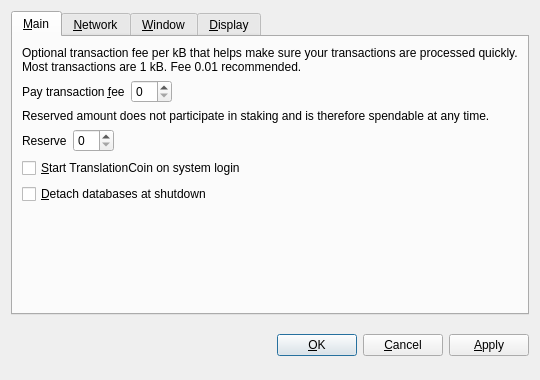
<?xml version="1.0" encoding="UTF-8"?>
<ui version="4.0">
 <class>OptionsDialog</class>
 <widget class="QDialog" name="OptionsDialog">
  <property name="geometry">
   <rect>
    <x>0</x>
    <y>0</y>
    <width>540</width>
    <height>380</height>
   </rect>
  </property>
  <property name="windowTitle">
   <string>Options</string>
  </property>
  <property name="modal">
   <bool>true</bool>
  </property>
  <layout class="QVBoxLayout" name="verticalLayout">
   <item>
    <widget class="QTabWidget" name="tabWidget">
     <property name="tabPosition">
      <enum>QTabWidget::North</enum>
     </property>
     <property name="currentIndex">
      <number>0</number>
     </property>
     <widget class="QWidget" name="tabMain">
      <attribute name="title">
       <string>&amp;Main</string>
      </attribute>
      <layout class="QVBoxLayout" name="verticalLayout_Main">
       <item>
        <widget class="QLabel" name="transactionFeeInfoLabel">
         <property name="text">
          <string>Optional transaction fee per kB that helps make sure your transactions are processed quickly. Most transactions are 1 kB. Fee 0.01 recommended.</string>
         </property>
         <property name="textFormat">
          <enum>Qt::PlainText</enum>
         </property>
         <property name="wordWrap">
          <bool>true</bool>
         </property>
        </widget>
       </item>
       <item>
        <layout class="QHBoxLayout" name="horizontalLayoutFee">
         <item>
          <widget class="QLabel" name="transactionFeeLabel">
           <property name="text">
            <string>Pay transaction &amp;fee</string>
           </property>
           <property name="textFormat">
            <enum>Qt::PlainText</enum>
           </property>
           <property name="buddy">
            <cstring>transactionFee</cstring>
           </property>
          </widget>
         </item>
         <item>
          <widget class="BitcoinAmountField" name="transactionFee"/>
         </item>
         <item>
          <spacer name="horizontalSpacerFee">
           <property name="orientation">
            <enum>Qt::Horizontal</enum>
           </property>
           <property name="sizeHint" stdset="0">
            <size>
             <width>40</width>
             <height>20</height>
            </size>
           </property>
          </spacer>
         </item>
        </layout>
       </item>
       <item>
        <widget class="QLabel" name="reserveBalanceInfoLabel">
         <property name="text">
          <string>Reserved amount does not participate in staking and is therefore spendable at any time.</string>
         </property>
         <property name="textFormat">
          <enum>Qt::PlainText</enum>
         </property>
         <property name="wordWrap">
          <bool>true</bool>
         </property>
        </widget>
       </item>
       <item>
        <layout class="QHBoxLayout" name="horizontalLayoutReserveBalance">
         <item>
          <widget class="QLabel" name="reserveBalanceLabel">
           <property name="text">
            <string>Reserve</string>
           </property>
           <property name="textFormat">
            <enum>Qt::PlainText</enum>
           </property>
           <property name="buddy">
            <cstring>reserveBalance</cstring>
           </property>
          </widget>
         </item>
         <item>
          <widget class="BitcoinAmountField" name="reserveBalance"/>
         </item>
         <item>
          <spacer name="horizontalSpacerReserveBalance">
           <property name="orientation">
            <enum>Qt::Horizontal</enum>
           </property>
           <property name="sizeHint" stdset="0">
            <size>
             <width>40</width>
             <height>20</height>
            </size>
           </property>
          </spacer>
         </item>
        </layout>
       </item>
       <item>
        <widget class="QCheckBox" name="bitcoinAtStartup">
         <property name="toolTip">
          <string>Automatically start TranslationCoin after logging in to the system.</string>
         </property>
         <property name="text">
          <string>&amp;Start TranslationCoin on system login</string>
         </property>
        </widget>
       </item>
       <item>
        <widget class="QCheckBox" name="detachDatabases">
         <property name="toolTip">
          <string>Detach block and address databases at shutdown. This means they can be moved to another data directory, but it slows down shutdown. The wallet is always detached.</string>
         </property>
         <property name="text">
          <string>&amp;Detach databases at shutdown</string>
         </property>
        </widget>
       </item>
       <item>
        <spacer name="verticalSpacer_Main">
         <property name="orientation">
          <enum>Qt::Vertical</enum>
         </property>
         <property name="sizeHint" stdset="0">
          <size>
           <width>20</width>
           <height>40</height>
          </size>
         </property>
        </spacer>
       </item>
      </layout>
     </widget>
     <widget class="QWidget" name="tabNetwork">
      <attribute name="title">
       <string>&amp;Network</string>
      </attribute>
      <layout class="QVBoxLayout" name="verticalLayout_Network">
       <item>
        <widget class="QCheckBox" name="mapPortUpnp">
         <property name="toolTip">
          <string>Automatically open the TranslationCoin client port on the router. This only works when your router supports UPnP and it is enabled.</string>
         </property>
         <property name="text">
          <string>Map port using &amp;UPnP</string>
         </property>
        </widget>
       </item>
       <item>
        <widget class="QCheckBox" name="connectSocks">
         <property name="toolTip">
          <string>Connect to the TranslationCoin network through a SOCKS proxy (e.g. when connecting through Tor).</string>
         </property>
         <property name="text">
          <string>&amp;Connect through SOCKS proxy:</string>
         </property>
        </widget>
       </item>
       <item>
        <layout class="QHBoxLayout" name="horizontalLayout_Network">
         <item>
          <widget class="QLabel" name="proxyIpLabel">
           <property name="text">
            <string>Proxy &amp;IP:</string>
           </property>
           <property name="textFormat">
            <enum>Qt::PlainText</enum>
           </property>
           <property name="buddy">
            <cstring>proxyIp</cstring>
           </property>
          </widget>
         </item>
         <item>
          <widget class="QValidatedLineEdit" name="proxyIp">
           <property name="maximumSize">
            <size>
             <width>140</width>
             <height>16777215</height>
            </size>
           </property>
           <property name="toolTip">
            <string>IP address of the proxy (e.g. 127.0.0.1)</string>
           </property>
          </widget>
         </item>
         <item>
          <widget class="QLabel" name="proxyPortLabel">
           <property name="text">
            <string>&amp;Port:</string>
           </property>
           <property name="textFormat">
            <enum>Qt::PlainText</enum>
           </property>
           <property name="buddy">
            <cstring>proxyPort</cstring>
           </property>
          </widget>
         </item>
         <item>
          <widget class="QLineEdit" name="proxyPort">
           <property name="maximumSize">
            <size>
             <width>55</width>
             <height>16777215</height>
            </size>
           </property>
           <property name="toolTip">
            <string>Port of the proxy (e.g. 9050)</string>
           </property>
          </widget>
         </item>
         <item>
          <widget class="QLabel" name="socksVersionLabel">
           <property name="text">
            <string>SOCKS &amp;Version:</string>
           </property>
           <property name="textFormat">
            <enum>Qt::PlainText</enum>
           </property>
           <property name="buddy">
            <cstring>socksVersion</cstring>
           </property>
          </widget>
         </item>
         <item>
          <widget class="QValueComboBox" name="socksVersion">
           <property name="toolTip">
            <string>SOCKS version of the proxy (e.g. 5)</string>
           </property>
          </widget>
         </item>
         <item>
          <spacer name="horizontalSpacer_Network">
           <property name="orientation">
            <enum>Qt::Horizontal</enum>
           </property>
           <property name="sizeHint" stdset="0">
            <size>
             <width>40</width>
             <height>20</height>
            </size>
           </property>
          </spacer>
         </item>
        </layout>
       </item>
       <item>
        <spacer name="verticalSpacer_Network">
         <property name="orientation">
          <enum>Qt::Vertical</enum>
         </property>
         <property name="sizeHint" stdset="0">
          <size>
           <width>20</width>
           <height>40</height>
          </size>
         </property>
        </spacer>
       </item>
      </layout>
     </widget>
     <widget class="QWidget" name="tabWindow">
      <attribute name="title">
       <string>&amp;Window</string>
      </attribute>
      <layout class="QVBoxLayout" name="verticalLayout_Window">
       <item>
        <widget class="QCheckBox" name="minimizeToTray">
         <property name="toolTip">
          <string>Show only a tray icon after minimizing the window.</string>
         </property>
         <property name="text">
          <string>&amp;Minimize to the tray instead of the taskbar</string>
         </property>
        </widget>
       </item>
       <item>
        <widget class="QCheckBox" name="minimizeOnClose">
         <property name="toolTip">
          <string>Minimize instead of exit the application when the window is closed. When this option is enabled, the application will be closed only after selecting Quit in the menu.</string>
         </property>
         <property name="text">
          <string>M&amp;inimize on close</string>
         </property>
        </widget>
       </item>
       <item>
        <spacer name="verticalSpacer_Window">
         <property name="orientation">
          <enum>Qt::Vertical</enum>
         </property>
         <property name="sizeHint" stdset="0">
          <size>
           <width>20</width>
           <height>40</height>
          </size>
         </property>
        </spacer>
       </item>
      </layout>
     </widget>
     <widget class="QWidget" name="tabDisplay">
      <attribute name="title">
       <string>&amp;Display</string>
      </attribute>
      <layout class="QVBoxLayout" name="verticalLayout_Display">
       <item>
        <layout class="QHBoxLayout" name="horizontalLayout_1_Display">
         <item>
          <widget class="QLabel" name="langLabel">
           <property name="text">
            <string>User Interface &amp;language:</string>
           </property>
           <property name="textFormat">
            <enum>Qt::PlainText</enum>
           </property>
           <property name="buddy">
            <cstring>lang</cstring>
           </property>
          </widget>
         </item>
         <item>
          <widget class="QValueComboBox" name="lang">
           <property name="toolTip">
            <string>The user interface language can be set here. This setting will take effect after restarting TranslationCoin.</string>
           </property>
          </widget>
         </item>
        </layout>
       </item>
       <item>
        <layout class="QHBoxLayout" name="horizontalLayout_2_Display">
         <item>
          <widget class="QLabel" name="unitLabel">
           <property name="text">
            <string>&amp;Unit to show amounts in:</string>
           </property>
           <property name="textFormat">
            <enum>Qt::PlainText</enum>
           </property>
           <property name="buddy">
            <cstring>unit</cstring>
           </property>
          </widget>
         </item>
         <item>
          <widget class="QValueComboBox" name="unit">
           <property name="toolTip">
            <string>Choose the default subdivision unit to show in the interface and when sending coins.</string>
           </property>
          </widget>
         </item>
        </layout>
       </item>
       <item>
        <widget class="QCheckBox" name="displayAddresses">
         <property name="toolTip">
          <string>Whether to show TranslationCoin addresses in the transaction list or not.</string>
         </property>
         <property name="text">
          <string>&amp;Display addresses in transaction list</string>
         </property>
        </widget>
       </item>
       <item>
        <widget class="QCheckBox" name="coinControlFeatures">
         <property name="toolTip">
          <string>Whether to show coin control features or not.</string>
         </property>
         <property name="text">
          <string>Display coin &amp;control features (experts only!)</string>
         </property>
        </widget>
       </item>
       <item>
        <spacer name="verticalSpacer_Display">
         <property name="orientation">
          <enum>Qt::Vertical</enum>
         </property>
         <property name="sizeHint" stdset="0">
          <size>
           <width>20</width>
           <height>40</height>
          </size>
         </property>
        </spacer>
       </item>
      </layout>
     </widget>
    </widget>
   </item>
   <item>
    <layout class="QHBoxLayout" name="horizontalLayout_Buttons">
     <item>
      <spacer name="horizontalSpacer_1">
       <property name="orientation">
        <enum>Qt::Horizontal</enum>
       </property>
       <property name="sizeHint" stdset="0">
        <size>
         <width>40</width>
         <height>48</height>
        </size>
       </property>
      </spacer>
     </item>
     <item>
      <widget class="QLabel" name="statusLabel">
       <property name="font">
        <font>
         <weight>75</weight>
         <bold>true</bold>
        </font>
       </property>
       <property name="text">
        <string/>
       </property>
       <property name="textFormat">
        <enum>Qt::PlainText</enum>
       </property>
       <property name="wordWrap">
        <bool>true</bool>
       </property>
      </widget>
     </item>
     <item>
      <spacer name="horizontalSpacer_2">
       <property name="orientation">
        <enum>Qt::Horizontal</enum>
       </property>
       <property name="sizeHint" stdset="0">
        <size>
         <width>40</width>
         <height>48</height>
        </size>
       </property>
      </spacer>
     </item>
     <item>
      <widget class="QPushButton" name="okButton">
       <property name="text">
        <string>&amp;OK</string>
       </property>
      </widget>
     </item>
     <item>
      <widget class="QPushButton" name="cancelButton">
       <property name="text">
        <string>&amp;Cancel</string>
       </property>
       <property name="autoDefault">
        <bool>false</bool>
       </property>
      </widget>
     </item>
     <item>
      <widget class="QPushButton" name="applyButton">
       <property name="text">
        <string>&amp;Apply</string>
       </property>
       <property name="autoDefault">
        <bool>false</bool>
       </property>
      </widget>
     </item>
    </layout>
   </item>
  </layout>
 </widget>
 <customwidgets>
  <customwidget>
   <class>BitcoinAmountField</class>
   <extends>QSpinBox</extends>
   <header>bitcoinamountfield.h</header>
  </customwidget>
  <customwidget>
   <class>QValueComboBox</class>
   <extends>QComboBox</extends>
   <header>qvaluecombobox.h</header>
  </customwidget>
  <customwidget>
   <class>QValidatedLineEdit</class>
   <extends>QLineEdit</extends>
   <header>qvalidatedlineedit.h</header>
  </customwidget>
 </customwidgets>
 <resources/>
 <connections/>
</ui>
